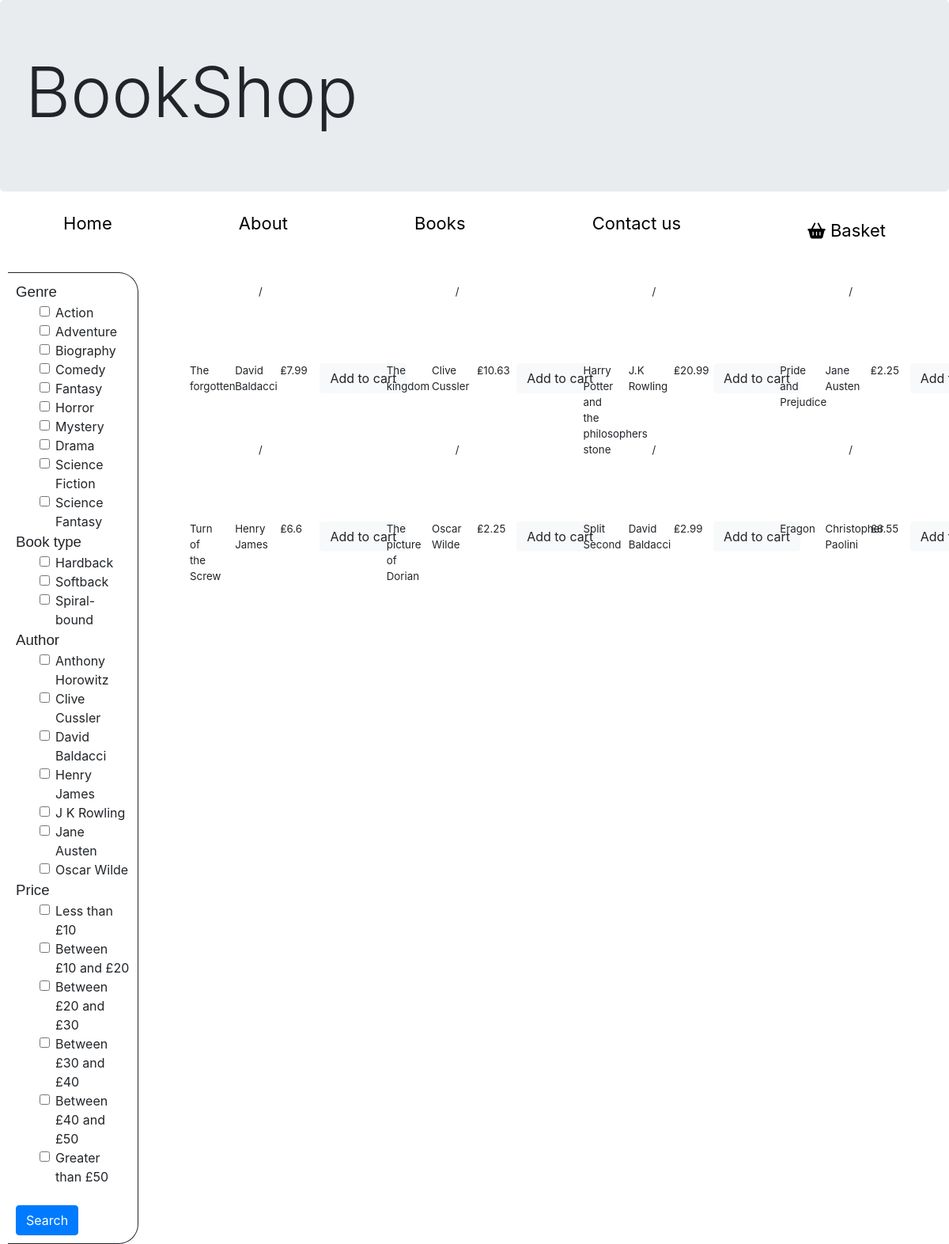
/books, run on the app's committed database.
### tables this page shows
CREATE TABLE products (
     ISBN13 VARCHAR(13) PRIMARY KEY,
     author_name VARCHAR(20) NOT NULL,
     publication_date TEXT NOT NULL,
     book_description TEXT NULL,
     front_cover_picture VARCHAR(100) NULL,
     genre VARCHAR(20) NOT NULL,
     book_type VARCHAR(20) NOT NULL,
     trade_price REAL NOT NULL,
     retail_price REAL NOT NULL,
     book_quantity INT NULL);

### src/booksCatalog.py (the view)
@app.route('/books')
def loadBookProducts(items = []):
    try:
        print(items)
        con = sqlite3.connect('./Database/bookProducts.db')
        cur = con.cursor();
        if(not items):
            cur.execute("SELECT * FROM products")
            rows = cur.fetchall()
            return render_template('bookCatalog.html',products=rows)
        else:
            rows = items
            return render_template('bookCatalog.html',products=rows)
    except Exception as e:
        exc_type, exc_obj, exc_tb = sys.exc_info()
        fname = os.path.split(exc_tb.tb_frame.f_code.co_filename)[1]
        print(e,exc_type, fname, exc_tb.tb_lineno)
    finally:
        cur.close()
        con.close()

### web/templates/bookCatalog.html (shortened to what this page needs)
<!DOCTYPE html>
<html>
	<head>
		<link rel="stylesheet" href="https://maxcdn.bootstrapcdn.com/bootstrap/4.5.2/css/bootstrap.min.css">
		<link rel="stylesheet" href="{{url_for('static',filename='css/theme.css')}}">
	</head>
	<body>
		<div class="jumbotron">
			<h1 class="display-2">BookShop</h1>
		</div>
		<nav>
			<ul class="nav nav-fill">
				<li class="nav-item">
					<a class="nav-link" href="/index">Home</a>
				</li>
				<li class="nav-item">
					<a class="nav-link" href="#">About</a>
				</li>
				<li class="nav-item">
					<a class="nav-link" href="/books">Books</a>
				</li>
				<li class="nav-item">
					<a class="nav-link" href="#">Contact us</a>
				</li>
                <li class="nav-item">
                    <a class="nav-link" href="#" data-toggle="modal" data-target="#basket"><span class="fas fa-shopping-basket" style="font-size:20px"></span> Basket</a>
                </li>
			</ul>
		</nav>
        <br>
		<div class="row">
			<div id="SearchFilter" class="col-2">
				<form action="/search" method="POST">
					<p class="searchHeading">Genre</p>
					<div class="form-check">
						<input type="checkbox" class="form-check-input" id="Action" name="Action">
						<label class="form-check-label" for="Action">Action</label>
						<br>
						<input type="checkbox" class="form-check-input" id="Adventure" name="Adventure">
						<label class="form-check-label" for="Adventure">Adventure</label>
						<br>
						<input type="checkbox" class="form-check-input" id="Biography" name="Biography">
						<label class="form-check-label" for="Biography">Biography</label>
						<br>
						<input type="checkbox" class="form-check-input" id="Comedy" name="Comedy">
						<label class="form-check-label" for="Comedy">Comedy</label>
						<br>
						<input type="checkbox" class="form-check-input" id="Fantasy" name="Fantasy">
						<label class="form-check-label" for="Fantasy">Fantasy</label>
						<br>
						<input type="checkbox" class="form-check-input" id="Horror" name="Horror">
						<label class="form-check-label" for="Horror">Horror</label>
						<br>
						<input type="checkbox" class="form-check-input" id="Mystery" name="Mystery">
						<label class="form-check-label" for="Mystery">Mystery</label>
						<br>
						<input type="checkbox" class="form-check-input" id="Drama" name="Drama">
						<label class="form-check-label" for="Drama">Drama</label>
						<br>
						<input type="checkbox" class="form-check-input" id="Science_Fiction" name="Science_Fiction">
						<label class="form-check-label" for="Science Fiction">Science Fiction</label>
						<br>
						<input type="checkbox" class="form-check-input" id="Science_Fantasy" name="Science_Fantasy">
						<label class="form-check-label" for="Science Fantasy">Science Fantasy</label>
					</div>
					<p class="searchHeading">Book type</p>
					<div class="form-check">
						<input type="checkbox" class="form-check-input" id="Hardback" name="Hardback">
						<label class="form-check-label" for="Hardback">Hardback</label>
						<br>
						<input type="checkbox" class="form-check-input" id="Softback" name="Hardback">
						<label class="form-check-label" for="Softback">Softback</label>
						<br>
						<input type="checkbox" class="form-check-input" id="Spiral-bound" name="Spiral-bound">
						<label class="form-check-label" for="Spiral-bound">Spiral-bound</label>
					</div>
					<p class="searchHeading">Author</p>
					<div class="form-check">
						<input type="checkbox" class="form-check-input" id="Anthony Horowitz" name="Anthony Horowitz">
						<label class="form-check-label" for="Anthony Horowitz">Anthony Horowitz</label>
						<br>
						<input type="checkbox" class="form-check-input" id="Clive Cussler" name="Clive Cussler">
						<label class="form-check-label" for="Clive Cussler">Clive Cussler</label>
						<br>
						<input type="checkbox" class="form-check-input" id="David Baldacci" name="David Baldacci">
						<label class="form-check-label" for="David Baldacci">David Baldacci</label>
						<br>
						<input type="checkbox" class="form-check-input" id="Henry James" name="Henry James">
						<label class="form-check-label" for="Henry James">Henry James</label>
						<br>
						<input type="checkbox" class="form-check-input" id="J K Rowling" name="J K Rowling">
						<label class="form-check-label" for="J K Rowling">J K Rowling</label>
						<br>
						<input type="checkbox" class="form-check-input" id="Jane Austen" name="Jane Austen">
						<label class="form-check-label" for="Jane Austen">Jane Austen</label>
						<br>
						<input type="checkbox" class="form-check-input" id="Oscar Wilde" name="Oscar Wilde">
						<label class="form-check-label" for="Oscar Wilde">Oscar Wilde</label>
					</div>
					<p class="searchHeading">Price</p>
					<div class="form-check">
						<input type="checkbox" class="form-check-input" id="LessThan10" name="LessThan10">
						<label class="form-check-label" for="LessThan10">Less than £10</label>
						<br>
						<input type="checkbox" class="form-check-input" id="10and20" name="10and20">
						<label class="form-check-label" for="10and20">Between £10 and £20</label>
						<br>
						<input type="checkbox" class="form-check-input" id="20and30" name="20and30">
						<label class="form-check-label" for="20and30">Between £20 and £30</label>
						<br>
						<input type="checkbox" class="form-check-input" id="30and40" name="30and40">
						<label class="form-check-label" for="30and40">Between £30 and £40</label>
						<br>
						<input type="checkbox" class="form-check-input" id="40and50" name="40and50">
						<label class="form-check-label" for="40and50">Between £40 and £50</label>
						<br>
						<input type="checkbox" class="form-check-input" id="GreaterThan50" name="GreaterThan50">
						<label class="form-check-label" for="GreaterThan50">Greater than £50</label>
					</div>
					<br>
					<button type="submit" name="submit" id="submit" class="btn btn-primary">Search</button>
				</form>
			</div>
			<div id="BookCatalog" class="col-10">
				<div class="row">
					<div id="productItems" class="col-12">
                    {% for book in products %}
                        <form method="POST" action="/add">
                            <div id="bookItem" class="col-3">
                                <div class="row" style="height:50%;">
                                    <div class="col-12">
                                        <p>{{book[4]}}</p>
                                    </div>
                                </div>
                                <div class="row">
                                    <div class="col-3">
                                        <p>{{book[3]}}</p>
                                    </div>
                                    <div class="col-3">
                                        <p>{{book[1]}}</p>
                                    </div>
                                    <div class="col-2">
                                        <p>&#8356;{{book[7]}}</p>
                                    </div>
                                    <div class="col-3">
                                        <input type="submit" class="btn btn-light" value="Add to cart"/>
                                    </div>
                                </div>
                            </div>
                        </form>
                    {% endfor %}
				    </div>
                </div>
			</div>
		</div>
   </body>
</html>

### src/static/css/theme.css (style rules this page uses)
p { font-size:10pt; }
.jumbotron { height:100%; max-height:100% }
.nav-item { display:block; color:#000000; font-size:16pt; }
.nav-link { text-decoration:none; font-size:16.5pt; color:#000000; height:auto; }
#SearchFilter { padding-top:10px; padding-left:25px; }
#SearchFilter .form-check { padding-left:50px; }
.searchHeading { font-family:arial; font-size:14pt; margin: 0; }
#SearchFilter form { border-radius:0px 25px 25px 0px; border-style: solid; border-width: 1px 1px 1px 0px; padding:10px; }
#BookCatalog .row .col-3 { height:25vh; padding:25px; }
#BookCatalog .row .col-2 { height:25vh; padding:25px; }
#productItems { overflow-y:scroll; overflow-x:hidden; text-align:center; height:50vh; display:block; margin:auto; }
a { font-size:10pt; line-height:0%; }
#bookItem { position:relative; float:left; }

### data on the page
products: front_cover_picture "/", book_description "The forgotten", author_name "David Baldacci", trade_price "7.99"
products: front_cover_picture "/", book_description "The kingdom", author_name "Clive Cussler", trade_price "10.63"
products: front_cover_picture "/", book_description "Harry Potter and the philosophers stone", author_name "J.K Rowling", trade_price "20.99"
products: front_cover_picture "/", book_description "Pride and Prejudice", author_name "Jane Austen", trade_price "2.25"
products: front_cover_picture "/", book_description "Turn of the Screw", author_name "Henry James", trade_price "6.6"
products: front_cover_picture "/", book_description "The picture of Dorian…", author_name "Oscar Wilde", trade_price "2.25"
products: front_cover_picture "/", book_description "Split Second", author_name "David Baldacci", trade_price "2.99"
products: front_cover_picture "/", book_description "Eragon", author_name "Christopher Paolini", trade_price "6.55"
